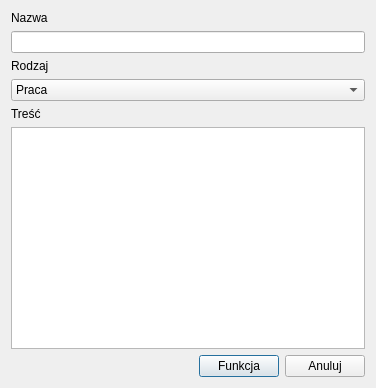
<?xml version="1.0" encoding="UTF-8"?>
<ui version="4.0">
 <class>NoteDialog</class>
 <widget class="QDialog" name="NoteDialog">
  <property name="geometry">
   <rect>
    <x>0</x>
    <y>0</y>
    <width>376</width>
    <height>388</height>
   </rect>
  </property>
  <property name="windowTitle">
   <string>Dialog</string>
  </property>
  <layout class="QVBoxLayout" name="verticalLayout_4">
   <item>
    <layout class="QVBoxLayout" name="verticalLayout_2">
     <item>
      <layout class="QVBoxLayout" name="verticalLayout">
       <item>
        <widget class="QLabel" name="nameLabel">
         <property name="minimumSize">
          <size>
           <width>0</width>
           <height>0</height>
          </size>
         </property>
         <property name="maximumSize">
          <size>
           <width>16777215</width>
           <height>16777215</height>
          </size>
         </property>
         <property name="text">
          <string>Nazwa</string>
         </property>
        </widget>
       </item>
       <item>
        <widget class="QLineEdit" name="nameInput"/>
       </item>
      </layout>
     </item>
     <item>
      <widget class="QLabel" name="typeLabel">
       <property name="minimumSize">
        <size>
         <width>0</width>
         <height>0</height>
        </size>
       </property>
       <property name="maximumSize">
        <size>
         <width>16777215</width>
         <height>16777215</height>
        </size>
       </property>
       <property name="text">
        <string>Rodzaj</string>
       </property>
      </widget>
     </item>
     <item>
      <widget class="QComboBox" name="typeCombo">
       <item>
        <property name="text">
         <string>Praca</string>
        </property>
       </item>
       <item>
        <property name="text">
         <string>Szkoła</string>
        </property>
       </item>
       <item>
        <property name="text">
         <string>Hobby</string>
        </property>
       </item>
       <item>
        <property name="text">
         <string>Dom</string>
        </property>
       </item>
       <item>
        <property name="text">
         <string>Zakupy</string>
        </property>
       </item>
      </widget>
     </item>
    </layout>
   </item>
   <item>
    <layout class="QVBoxLayout" name="verticalLayout_3">
     <item>
      <widget class="QLabel" name="contentLabel">
       <property name="minimumSize">
        <size>
         <width>0</width>
         <height>0</height>
        </size>
       </property>
       <property name="maximumSize">
        <size>
         <width>16777215</width>
         <height>16777215</height>
        </size>
       </property>
       <property name="text">
        <string>Treść</string>
       </property>
      </widget>
     </item>
     <item>
      <widget class="QPlainTextEdit" name="contentInput"/>
     </item>
    </layout>
   </item>
   <item>
    <layout class="QHBoxLayout" name="horizontalLayout_3">
     <item>
      <spacer name="horizontalSpacer_2">
       <property name="orientation">
        <enum>Qt::Horizontal</enum>
       </property>
       <property name="sizeHint" stdset="0">
        <size>
         <width>40</width>
         <height>20</height>
        </size>
       </property>
      </spacer>
     </item>
     <item>
      <widget class="QPushButton" name="functionalBtn">
       <property name="text">
        <string>Funkcja</string>
       </property>
      </widget>
     </item>
     <item>
      <widget class="QPushButton" name="cancelBtn">
       <property name="text">
        <string>Anuluj</string>
       </property>
      </widget>
     </item>
    </layout>
   </item>
  </layout>
 </widget>
 <resources/>
 <connections/>
</ui>
